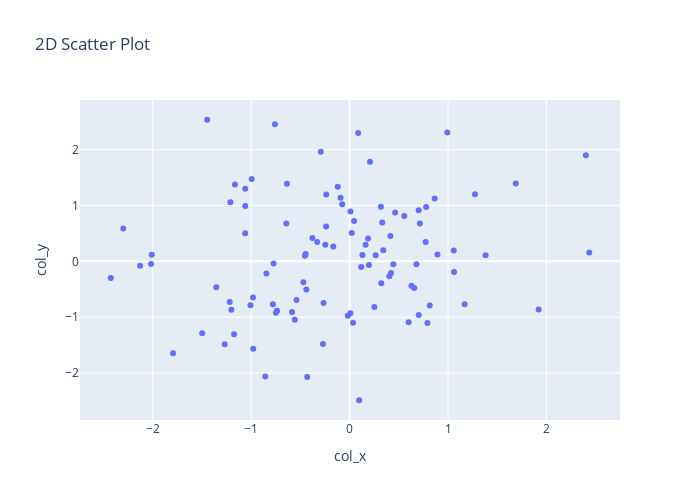

The notebook cell this image was saved under:
### Markdown cell above
* @Author: Namratha N Shetty
* @Date: 2021-09-29  
* @Last Modified by: Namratha N Shetty
* @Last Modified time: 2021-09-29
* @Title: program to draw line and scatter plots for random 100 x and y coordinates

### Code cell
import numpy as np
import pandas as pd
import plotly.express as px
from pylab import randn

x = randn(100)
y = randn(100)
df = pd.DataFrame({
    'col_x':x, 'col_y':y
})
#df.head()

fig = px.scatter(df, x='col_x', y='col_y',width=700, height=500,title="2D Scatter Plot")
fig.show()
